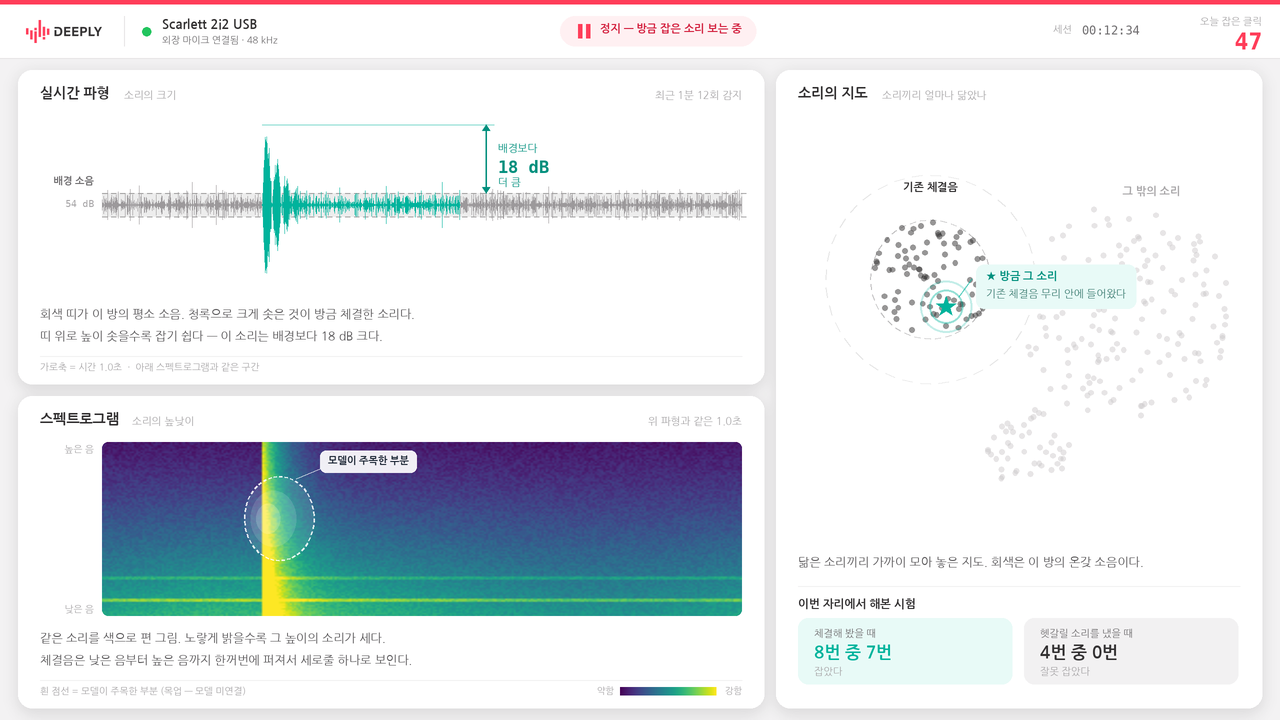

Source code (Python):
"""Render a static mockup PNG of the 1-Day Demo screen (no browser needed).

v04: three panels + DEEPLY CI. Waveform + spectrogram (shared time window) on the left,
sound map on the right. Every number that used to live in a side card is folded
into one of the three views, so the page still reads if the extras are removed.

버저닝: 아래 VERSION/SLUG/NOTE 세 줄만 바꾸고 실행하면
mockups/ 에 PNG + 그 버전을 만든 스크립트 사본 + INDEX.md 한 줄이 함께 남는다.
같은 VERSION 으로 다시 실행하면 그 버전을 덮어쓴다.
"""
import math
import shutil
from pathlib import Path

import matplotlib
import numpy as np
from PIL import Image, ImageDraw, ImageFont, ImageFilter

CMAP = matplotlib.colormaps["viridis"]     # 스펙트로그램 컬러맵 (matplotlib 기본)

# ── 이 버전의 정체 ──────────────────────────────────────────────
VERSION = "v05"
SLUG = "ci-header-accent"
NOTE = ("CI 색을 상단 바·로고 줄에만 한정 — 본문 accent 는 teal 로 분리. "
        "Pink=브랜드, Teal=검출/이 이벤트, Deeply Black=기존 체결음·본문")

BASE = Path(__file__).resolve().parent
VDIR = BASE / "mockups"
VDIR.mkdir(exist_ok=True)
OUT = VDIR / f"{VERSION}_{SLUG}.png"

S = 2
W, H = 1280 * S, 720 * S

KR = "/home/myeonghoon/.local/share/fonts/NanumGothic-Regular.ttf"
KRB = "/home/myeonghoon/.local/share/fonts/NanumGothic-Bold.ttf"
MN = "/usr/share/fonts/truetype/dejavu/DejaVuSansMono.ttf"
MNB = "/usr/share/fonts/truetype/dejavu/DejaVuSansMono-Bold.ttf"
f = lambda p, s: ImageFont.truetype(p, int(s * S))

# DEEPLY CI (Nuclino > Design > CI)
PINK = "#ff3d59"          # Deeply Pink — 검출 · 이 이벤트
BLK = "#333132"           # Deeply Black — 본문 · 기존 체결음

BG, CARD, LINE = "#f3f2f3", "#ffffff", "#e7e5e6"
TX, TX2, TX3 = BLK, "#706e70", "#a8a6a8"
HOT, OK = "#ff7a3d", "#22c55e"
GRAY_DOT = (201, 198, 200, 115)      # 그 밖의 소리
BLK_DOT = (51, 49, 50, 130)          # 기존 체결음
PINK_SOFT, BLK_SOFT = "#fff0f2", "#f2f1f2"
PINK_DEEP = "#d3213f"                # 헤더 전용

# 본문 accent — 브랜드 색과 분리한다 (검출 · 이 이벤트)
ACC, ACC_SOFT, ACC_DEEP = "#00b39c", "#e8faf7", "#00907e"

ONSET, ANLZ = 0.25, 0.56

img = Image.new("RGB", (W, H), BG)
rng = np.random.default_rng(20260817)

px = lambda *a: [int(v * S) for v in a]


def txt(dr, x, y, s, font, fill=TX, anchor="la"):
    dr.text((int(x * S), int(y * S)), s, font=font, fill=fill, anchor=anchor)


def tw(dr, s, font):
    return dr.textlength(s, font=font) / S


# 좌우 두 컬럼을 위·아래가 공유 (세로 정렬)
CARDS = {
    "wave": (18, 70, 764, 384),
    "spec": (18, 396, 764, 708),
    "map":  (776, 70, 1262, 708),
}
sh = Image.new("RGBA", (W, H), (0, 0, 0, 0))
shd = ImageDraw.Draw(sh)
for x0, y0, x1, y1 in CARDS.values():
    shd.rounded_rectangle(px(x0, y0 + 3, x1, y1 + 5), radius=int(14 * S), fill=(50, 48, 49, 32))
img = Image.alpha_composite(img.convert("RGBA"), sh.filter(ImageFilter.GaussianBlur(7 * S))).convert("RGB")
d = ImageDraw.Draw(img, "RGBA")
for x0, y0, x1, y1 in CARDS.values():
    d.rounded_rectangle(px(x0, y0, x1, y1), radius=int(14 * S), fill=CARD)


def caption(x, y, s):
    """처음 보는 사람용 한 줄 설명 — 작고 회색이 아니라 읽히는 크기로."""
    txt(d, x, y, s, f(KR, 12), "#565456")


# ═══ 헤더 (얇게) — DEEPLY CI ════════════════════════════════════
d.rectangle(px(0, 0, 1280, 58), fill=CARD)
d.rectangle(px(0, 0, 1280, 4), fill=PINK)            # 브랜드 스트립
d.line(px(0, 58, 1280, 58), fill=LINE, width=S)

logo = Image.open(BASE / "assets" / "deeply_horizontal.png").convert("RGBA")
logo = logo.crop(logo.getbbox())
LH = int(23 * S)
LW = int(logo.width * LH / logo.height)
img.paste(logo.resize((LW, LH), Image.LANCZOS), (int(26 * S), int(20 * S)), logo.resize((LW, LH), Image.LANCZOS))
d = ImageDraw.Draw(img, "RGBA")
lx0 = 26 + LW / S

d.line(px(lx0 + 22, 16, lx0 + 22, 46), fill=LINE, width=S)
d.ellipse(px(lx0 + 40, 27, lx0 + 49, 36), fill=OK)
txt(d, lx0 + 60, 18, "Scarlett 2i2 USB", f(KRB, 13), TX)
txt(d, lx0 + 60, 35, "외장 마이크 연결됨 · 48 kHz", f(KR, 9.5), TX2)

d.rounded_rectangle(px(560, 16, 756, 46), radius=int(15 * S), fill=PINK_SOFT)
d.rectangle(px(578, 24, 582, 38), fill=PINK)
d.rectangle(px(586, 24, 590, 38), fill=PINK)
txt(d, 600, 23, "정지 — 방금 잡은 소리 보는 중", f(KRB, 11), PINK_DEEP)

txt(d, 1262, 16, "오늘 잡은 클릭", f(KR, 10), TX3, anchor="ra")
txt(d, 1262, 28, "47", f(MNB, 23), PINK, anchor="ra")
txt(d, 1053, 24, "세션", f(KR, 10), TX3)
txt(d, 1140, 23, "00:12:34", f(MN, 12), TX2, anchor="ra")


# ═══ 1. 실시간 파형 — SNR·배경·밀도를 이 안에 흡수 ══════════════
x0, y0, x1, y1 = CARDS["wave"]
txt(d, x0 + 22, y0 + 16, "실시간 파형", f(KRB, 14), TX)
txt(d, x0 + 22 + 84, y0 + 20, "소리의 크기", f(KR, 10.5), TX3)
txt(d, x1 - 22, y0 + 20, "최근 1분 12회 감지", f(KR, 10.5), TX3, anchor="ra")

wx0, wx1 = x0 + 84, x1 - 22
wcy = y0 + 48 + (y1 - 92 - y0 - 48) / 2
wamp = (y1 - 92 - y0 - 48) / 2
n = int((wx1 - wx0) * S)

env = .050 + rng.random(n) * .040
sig = rng.normal(0, 1, n) * env
c = int(ONSET * n)
L = int(n * .30)
k = np.arange(L)
sig[c:c + L] += np.exp(-k / (L * .10)) * np.sin(k * .16) * .92
sig = np.clip(sig, -1, 1)

# 배경 소음 띠 = 눈으로 보는 SNR 기준선
bh = .135 * wamp
d.rectangle(px(wx0, wcy - bh, wx1, wcy + bh), fill=(120, 118, 119, 34))
for yy in (wcy - bh, wcy + bh):
    for xx in range(int(wx0), int(wx1), 9):
        d.line(px(xx, yy, xx + 5, yy), fill=(90, 88, 89, 125), width=S)
txt(d, x0 + 76, wcy - bh - 7, "배경 소음", f(KRB, 10), TX2, anchor="rd")
txt(d, x0 + 76, wcy - bh + 5, "54 dB", f(MN, 9.5), TX3, anchor="ra")

ax = wx0 + (wx1 - wx0) * ONSET
bx = wx0 + (wx1 - wx0) * ANLZ
for i in range(n):
    v = abs(sig[i]) * wamp
    xx = wx0 * S + i
    d.line([xx, wcy * S - v * S, xx, wcy * S + v * S],
           fill=ACC if ax * S <= xx <= bx * S else "#9c999b", width=1)

# "배경보다 이만큼 크다" = SNR 을 숫자 대신 높이로
arx = bx + 26
pk = wcy - .92 * wamp
d.line(px(arx, pk, arx, wcy - bh), fill=ACC_DEEP, width=int(1.6 * S))
for yy, dy in ((pk, 6), (wcy - bh, -6)):
    d.polygon([px(arx - 4, yy + dy), px(arx + 4, yy + dy), px(arx, yy)], fill=ACC_DEEP)
d.line(px(ax, pk, arx + 8, pk), fill=(0, 179, 156, 115), width=S)
txt(d, arx + 12, (pk + wcy - bh) / 2 - 16, "배경보다", f(KR, 10.5), ACC_DEEP)
txt(d, arx + 12, (pk + wcy - bh) / 2 - 2, "18 dB", f(MNB, 17), ACC_DEEP)
txt(d, arx + 12, (pk + wcy - bh) / 2 + 18, "더 큼", f(KR, 10.5), ACC_DEEP)

caption(x0 + 22, y1 - 76,
        "회색 띠가 이 방의 평소 소음. 청록으로 크게 솟은 것이 방금 체결한 소리다.")
caption(x0 + 22, y1 - 54,
        "띠 위로 높이 솟을수록 잡기 쉽다 — 이 소리는 배경보다 18 dB 크다.")
d.line(px(x0 + 22, y1 - 28, x1 - 22, y1 - 28), fill=BLK_SOFT, width=S)
txt(d, x0 + 22, y1 - 22, "가로축 = 시간 1.0초  ·  아래 스펙트로그램과 같은 구간",
    f(KR, 9.5), TX3)


# ═══ 2. 스펙트로그램 — 같은 구간, 모델이 본 곳 ══════════════════
x0, y0, x1, y1 = CARDS["spec"]
txt(d, x0 + 22, y0 + 16, "스펙트로그램", f(KRB, 14), TX)
txt(d, x0 + 22 + 92, y0 + 20, "소리의 높낮이", f(KR, 10.5), TX3)
txt(d, x1 - 22, y0 + 20, "위 파형과 같은 1.0초", f(KR, 10.5), TX3, anchor="ra")

sx0, sy0 = x0 + 84, y0 + 46
sx1, sy1 = x1 - 22, y1 - 92
gw, gh = int((sx1 - sx0) * S), int((sy1 - sy0) * S)

nb, nt = 110, 300
prof = np.linspace(.06, .70, nb)[:, None] ** 1.35
base = prof * (.88 + .12 * np.sin(np.linspace(0, 6, nt)))[None, :] + rng.random((nb, nt)) * .10
for row, amp in [(int(nb * .90), .26), (int(nb * .78), .16)]:
    base[row:row + 2] += amp
cc = int(ONSET * nt)
for j in range(int(nt * .32)):
    if cc + j < nt:
        base[:, cc + j] = np.clip(base[:, cc + j] + .85 * math.exp(-j / (nt * .035)), 0, 1)
base = np.clip(base, 0, 1)
lut = (CMAP(base)[..., :3] * 255).astype(np.uint8)
spec = Image.fromarray(lut).resize((gw, gh), Image.BILINEAR)
mask = Image.new("L", (gw, gh), 0)
ImageDraw.Draw(mask).rounded_rectangle([0, 0, gw - 1, gh - 1], radius=int(6 * S), fill=255)
img.paste(spec, (int(sx0 * S), int(sy0 * S)), mask)
d = ImageDraw.Draw(img, "RGBA")

txt(d, x0 + 76, sy0 + 2, "높은 음", f(KR, 9.5), TX3, anchor="ra")
txt(d, x0 + 76, sy1 - 12, "낮은 음", f(KR, 9.5), TX3, anchor="ra")

ax2 = sx0 + (sx1 - sx0) * ONSET
ay2 = sy0 + (sy1 - sy0) * .44
# viridis 위에서는 주황이 죽는다 — attribution 은 흰 점선으로
for rw, rh, al in ((58, 84, 26), (38, 56, 34), (20, 30, 44)):
    d.ellipse(px(ax2 - rw * .3, ay2 - rh / 2, ax2 + rw * .9, ay2 + rh / 2), fill=(255, 255, 255, al))
ecx, ecy = ax2 + 58 * .3, ay2
erx, ery = 58 * .6, 42
for a in range(0, 360, 9):
    a0, a1 = math.radians(a), math.radians(a + 5)
    d.line(px(ecx + math.cos(a0) * erx, ecy + math.sin(a0) * ery,
              ecx + math.cos(a1) * erx, ecy + math.sin(a1) * ery),
           fill=(255, 255, 255, 225), width=int(1.6 * S))
lb = "모델이 주목한 부분"
lw = tw(d, lb, f(KRB, 10)) + 16
d.rounded_rectangle(px(ax2 + 58, ay2 - 68, ax2 + 58 + lw, ay2 - 46), radius=int(6 * S),
                    fill=(255, 255, 255, 235))
txt(d, ax2 + 66, ay2 - 63, lb, f(KRB, 10), "#1f2937")
d.line(px(ax2 + 34, ay2 - 40, ax2 + 58, ay2 - 50), fill=(255, 255, 255, 200), width=int(1.4 * S))

caption(x0 + 22, y1 - 76,
        "같은 소리를 색으로 편 그림. 노랗게 밝을수록 그 높이의 소리가 세다.")
caption(x0 + 22, y1 - 54,
        "체결음은 낮은 음부터 높은 음까지 한꺼번에 퍼져서 세로줄 하나로 보인다.")
d.line(px(x0 + 22, y1 - 28, x1 - 22, y1 - 28), fill=BLK_SOFT, width=S)
txt(d, x0 + 22, y1 - 22, "흰 점선 = 모델이 주목한 부분 (목업 — 모델 미연결)", f(KR, 9.5), TX3)

# viridis 미니 컬러바 — 색이 무슨 뜻인지 처음 보는 사람도 알게
cb1, cbw = x1 - 22, 96
txt(d, cb1, y1 - 22, "강함", f(KR, 9), TX3, anchor="ra")
cb0 = cb1 - 26 - cbw
for i2 in range(int(cbw * S)):
    r2, g2, b2 = [int(v * 255) for v in CMAP(i2 / (cbw * S))[:3]]
    d.rectangle([int(cb0 * S) + i2, int((y1 - 21) * S), int(cb0 * S) + i2 + 1, int((y1 - 13) * S)],
                fill=(r2, g2, b2))
txt(d, cb0 - 6, y1 - 22, "약함", f(KR, 9), TX3, anchor="ra")


# ═══ 3. 소리의 지도 — 판정과 성적표를 이 안에 흡수 ══════════════
x0, y0, x1, y1 = CARDS["map"]
txt(d, x0 + 22, y0 + 16, "소리의 지도", f(KRB, 14), TX)
txt(d, x0 + 22 + 84, y0 + 20, "소리끼리 얼마나 닮았나", f(KR, 10.5), TX3)

gx0, gy0 = x0 + 22, y0 + 50
gx1, gy1 = x1 - 22, y1 - 168
gw2, gh2 = gx1 - gx0, gy1 - gy0
AR = gw2 / gh2
mp = lambda u, v: ((gx0 + u * gw2) * S, (gy0 + v * gh2) * S)

CL = [(.30, .38, .135, BLK_DOT, 85, True),
      (.52, .78, .095, GRAY_DOT, 45, False),
      (.74, .46, .245, GRAY_DOT, 165, False)]
for cu, cv, r, col, cnt, near in CL:
    if near:
        cx, cy = mp(cu, cv)
        for m, al in ((1.0, 80), (1.75, 32)):
            rad = r * gw2 * m * S
            for a in range(0, 360, 10):
                a0, a1 = math.radians(a), math.radians(a + 5.5)
                d.line([cx + math.cos(a0) * rad, cy + math.sin(a0) * rad,
                        cx + math.cos(a1) * rad, cy + math.sin(a1) * rad],
                       fill=(51, 49, 50, al), width=int(1.3 * S))
    for _ in range(cnt):
        a, dd = rng.uniform(0, 6.28), math.sqrt(rng.random()) * r
        cx, cy = mp(cu + math.cos(a) * dd, cv + math.sin(a) * dd * AR)
        d.ellipse([cx - 2.7 * S, cy - 2.7 * S, cx + 2.7 * S, cy + 2.7 * S], fill=col)

txt(d, *[v / S for v in mp(.30, .16)], "기존 체결음", f(KRB, 11), BLK, anchor="mm")
txt(d, *[v / S for v in mp(.80, .17)], "그 밖의 소리", f(KRB, 11), TX3, anchor="mm")

sx, sy = mp(.335, .445)
for rr, al in ((26, 60), (17, 105)):
    d.ellipse([sx - rr * S, sy - rr * S, sx + rr * S, sy + rr * S],
              outline=(0, 179, 156, al), width=int(2 * S))
star = []
for i in range(10):
    a = -math.pi / 2 + i * math.pi / 5
    rr = (4.2 if i % 2 else 10.5) * S
    star.append((sx + math.cos(a) * rr, sy + math.sin(a) * rr))
d.polygon(star, fill=ACC)

cxx, cyy = sx / S + 30, sy / S - 42
d.line(px(sx / S + 13, sy / S - 10, cxx - 4, cyy + 14), fill=(0, 179, 156, 165), width=int(1.4 * S))
l1, l2 = "★ 방금 그 소리", "기존 체결음 무리 안에 들어왔다"
bw2 = max(tw(d, l1, f(KRB, 11)), tw(d, l2, f(KR, 10.5))) + 20
d.rounded_rectangle(px(cxx, cyy, cxx + bw2, cyy + 44), radius=int(8 * S), fill=ACC_SOFT)
txt(d, cxx + 10, cyy + 6, l1, f(KRB, 11), ACC_DEEP)
txt(d, cxx + 10, cyy + 24, l2, f(KR, 10.5), "#3f7d73")

caption(x0 + 22, y1 - 152,
        "닮은 소리끼리 가까이 모아 놓은 지도. 회색은 이 방의 온갖 소음이다.")

# 성적표 — 별도 박스 대신 지도 아래 스트립
d.line(px(x0 + 22, y1 - 122, x1 - 22, y1 - 122), fill=BLK_SOFT, width=S)
txt(d, x0 + 22, y1 - 110, "이번 자리에서 해본 시험", f(KRB, 11.5), TX)
for i, (t1, big, t2, col, bgc) in enumerate([
        ("체결해 봤을 때", "8번 중 7번", "잡았다", ACC, ACC_SOFT),
        ("헷갈릴 소리를 냈을 때", "4번 중 0번", "잘못 잡았다", BLK, BLK_SOFT)]):
    bxx = x0 + 22 + i * 226
    d.rounded_rectangle(px(bxx, y1 - 90, bxx + 214, y1 - 24), radius=int(10 * S), fill=bgc)
    txt(d, bxx + 16, y1 - 80, t1, f(KR, 10), TX2)
    txt(d, bxx + 16, y1 - 64, big, f(KRB, 17), col)
    txt(d, bxx + 16, y1 - 42, t2, f(KR, 10), TX3)

img.resize((W // S, H // S), Image.LANCZOS).save(OUT)
shutil.copy(OUT, BASE / "mockup.png")
shutil.copy(__file__, VDIR / f"{VERSION}_{SLUG}.py")

idx = VDIR / "INDEX.md"
head = ["# 1-Day Demo 목업 버전 기록", "",
        "각 버전은 PNG + 그 PNG 를 만든 스크립트가 짝으로 남아 있다.", ""]
old = idx.read_text(encoding="utf-8").splitlines() if idx.exists() else head
rows = [l for l in old if l.startswith("- **") and not l.startswith(f"- **{VERSION}**")]
rows.append(f"- **{VERSION}** [`{VERSION}_{SLUG}.png`]({VERSION}_{SLUG}.png) — {NOTE}")
idx.write_text("\n".join(head + sorted(rows)) + "\n", encoding="utf-8")

print(f"saved : {OUT}  ({W // S}x{H // S})")
print(f"script: {VDIR / f'{VERSION}_{SLUG}.py'}")
print(f"index : {idx}")
